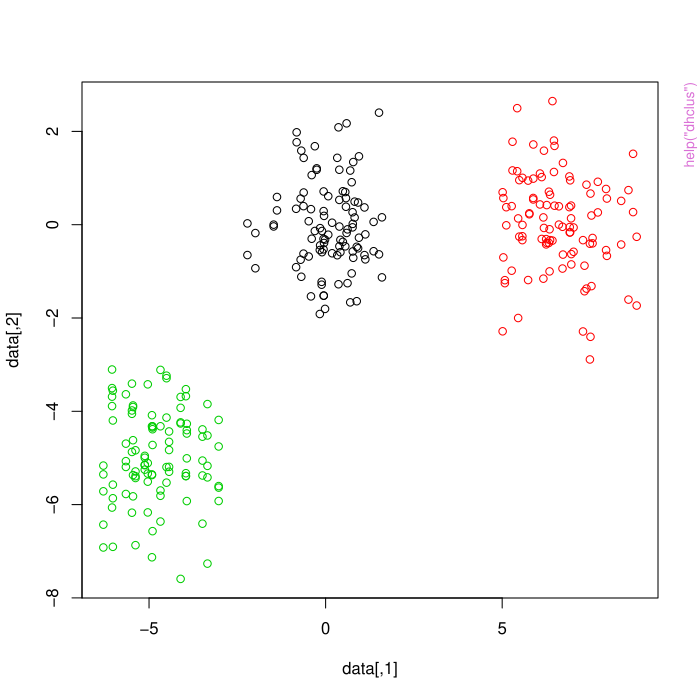

Write the R code that produced this figure.
pkgname <- "dhclus"
source(file.path(R.home("share"), "R", "examples-header.R"))
options(warn = 1)
library('dhclus')

assign(".oldSearch", search(), pos = 'CheckExEnv')
cleanEx()
nameEx("Get.clusters")
### * Get.clusters

flush(stderr()); flush(stdout())

### Name: Get.clusters
### Title: Spectral clustering with 2 centers
### Keywords: custering

### ** Examples

## 




cleanEx()
nameEx("dhclus")
### * dhclus

flush(stderr()); flush(stdout())

### Name: dhclus
### Title: Divisive hierarchical clustering algorithm with automatic
###   determination of components.
### Keywords: custering

### ** Examples

## Using default spetral clustering


data<-cbind(rnorm(50,0,1),rnorm(100,0,1),rep(1,100))
data<-rbind(data, cbind(rnorm(50,0,1)+6.5,rnorm(100,0,1),rep(2,100)))
data<-rbind(data, cbind(rnorm(20,0,1)-5,rnorm(100,0,1)-5,rep(3,100)))

clusters<- dhclus(data,debug=FALSE)
plot(data, col=clusters$tags)

## Using spectral clustering with Local Scaling
clusters<- dhclus(data,debug=FALSE, method=3)

## Using spectral clustering with pknng and test-gap-pknng
clusters<- dhclus(data, debug=FALSE, method=1,metric=1)

##Using own created functions
# 

Myclustering<-function(data,index,...)
{
  res<-kmeans(data[index,],2)
  res$error<-FALSE
  res$clusters<-res$cluster
  return(res)
}

# Euclidean gap test
MyTest<-function(data,result,...)
{
  return(test_gap(data,labels=result$clusters,NumRef=50,metric=3,...))
}


clusters<- dhclus(data, FUNCluster=Myclustering, FUNTest=MyTest) 




cleanEx()
nameEx("test_gap")
### * test_gap

flush(stderr()); flush(stdout())

### Name: test_gap
### Title: A test for Cluster tendency based on Gap Statistic
### Keywords: custering

### ** Examples

## 




### * <FOOTER>
###
cat("Time elapsed: ", proc.time() - get("ptime", pos = 'CheckExEnv'),"\n")
grDevices::dev.off()
###
### Local variables: ***
### mode: outline-minor ***
### outline-regexp: "\\(> \\)?### [*]+" ***
### End: ***
quit('no')
